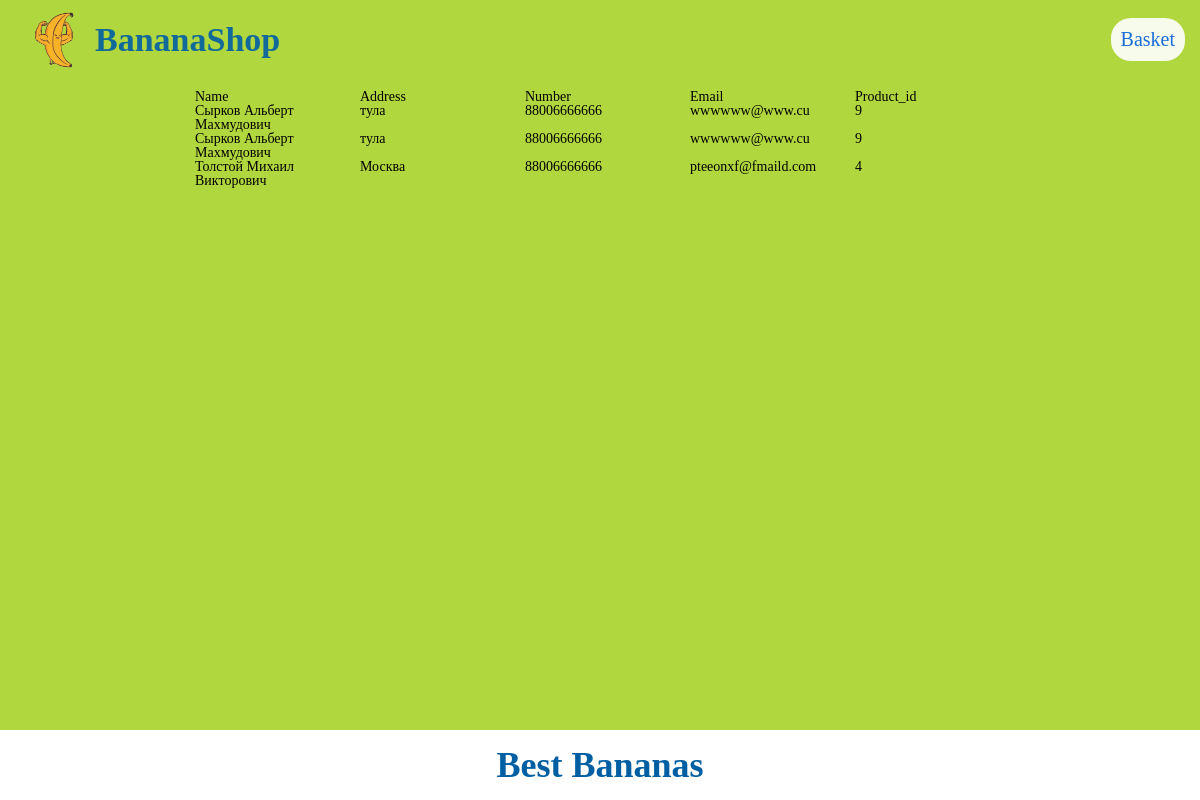
The page /basket on the database its author committed.
### tables this page shows
CREATE TABLE `feedback` (
  `id` int(11) UNSIGNED NOT NULL,
  `name` text NOT NULL,
  `address` text NOT NULL,
  `number` varchar(11) NOT NULL,
  `email` varchar(320) NOT NULL,
  `product_id` int(255) UNSIGNED NOT NULL
);

### application/core/view.php (called while the page is built, shortened)
<?php
class View
{
	function generate($content_view, $template_view, $data = null)
	{
		include 'application/views/'.$template_view;
	}
}
?>

### application/controllers/ControllerBasket.php (called while the page is built)
<?php
class ControllerBasket extends Controller
{
    function __construct()
    {
        $this->model = new ModelBasket();
        $this->view = new View();
    }
    function index()
    {
        $data = $this->model->get_Data();
        $this->view->generate('basket_view.php', 'template_view.php', $data);
    }
}
?>

### application/bootstrap.php (called while the page is built, shortened)
<?php
require_once 'core/model.php';
require_once 'core/view.php';
Route::start();
?>

### index.php (called while the page is built, shortened)
<?php
require_once 'application/bootstrap.php';
?>

### application/core/model.php (called while the page is built, shortened)
<?php
require_once './config/connect.php';
class Model
{
    public function __construct()
    {
        global $connect;
        $this->connect = $connect;
    }
}

### application/models/ModelBasket.php (called while the page is built)
<?php
class ModelBasket extends Model
{
    public function get_Data()
    {
        $feedback = mysqli_query($this->connect, "SELECT * FROM `feedback`");
        $feedback = mysqli_fetch_all($feedback);
        $data['feedback'] = $feedback;
        return $data;
    }
}
?>

### application/views/basket_view.php (the view)
<div class="basket">
    <div class="basket_head">
        <div class="basket_appellation">Name</div>
        <div class="basket_appellation">Address</div>
        <div class="basket_appellation">Number</div>
        <div class="basket_appellation">Email</div>
        <div class="basket_appellation">Product_id</div>
    </div>
    <?php
    if (isset($feedback)) {
        foreach ($feedback as $info) {
            ?>
            <div class="basket_records">
                <div class="basket_data"><?= $info[1] ?></div>
                <div class="basket_data"><?= $info[2] ?></div>
                <div class="basket_data"><?= $info[3] ?></div>
                <div class="basket_data"><?= $info[4] ?></div>
                <div class="basket_data"><?= $info[5] ?></div>
            </div>
            <?php
        }
    }
    ?>
</div>

### css/style.css (style rules this page uses)
* { padding: 0; margin: 0; border: 0; }
*, *:before, *:after { box-sizing: border-box; }
html, body { height: 100%; width: 100%; font-size: 100%; line-height: 1; font-size: 14px; -ms-text-size-adjust: 100%; -moz-text-size-adjust: 100%; -webkit-text-size-adjust: 100%; }
.basket { max-width: 810px; margin: auto; }
.basket_head { display: flex; flex-direction: row; gap: 15px; }
.basket_appellation { width: 150px; }
.basket_records { display: flex; flex-direction: row; gap: 15px; }
.basket_data { width: 150px; }
html { scroll-behavior: smooth; }
body { background-color: rgb(177, 215, 63); }

### rows shown on the page
feedback: name "Сырков Альберт Махмудович", address "тула", number "88006666666", email "wwwwww@www.cu", product "9"
feedback: name "Сырков Альберт Махмудович", address "тула", number "88006666666", email "wwwwww@www.cu", product "9"
feedback: name "Толстой Михаил Викторович", address "Москва", number "88006666666", email "pteeonxf@fmaild.com", product "4"
